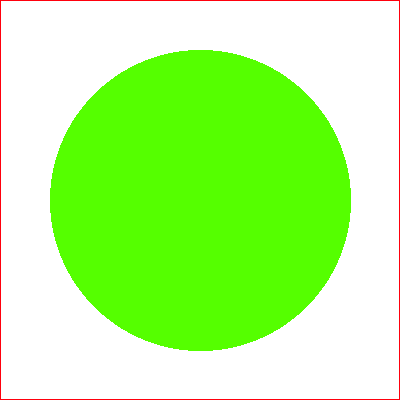
#> input picture reports/images/test1.png, 400 x 400 px, found by its file name
$ python test.py
#> lines starting #> are read from the running program, lines starting #| are printed output that depends on the picture
import cv2
import numpy as np
image = cv2.imread(r'C:\Users\Kaveen\PycharmProjects\holoplot\SDETcirclemaker\test.png')
image1 = cv2.imread(r'C:\Users\Kaveen\PycharmProjects\holoplot\SDETcirclemaker\test1.png')
#> image1 is the input picture: shape (400, 400, 3); mean B, G, R 139.2, 252.5, 179.4
image2 = cv2.imread(r'C:\Users\Kaveen\PycharmProjects\holoplot\SDETcirclemaker\test2.png')
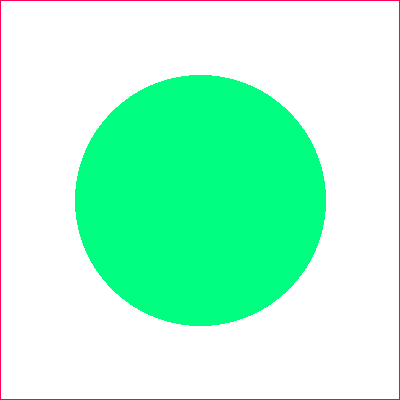
#> input picture reports/images/test2.png, 400 x 400 px, found by its file name
#> image2 is the input picture: shape (400, 400, 3); mean B, G, R 214, 252.5, 176.2
image3 = cv2.imread(r'C:\Users\Kaveen\PycharmProjects\holoplot\SDETcirclemaker\test3.png')
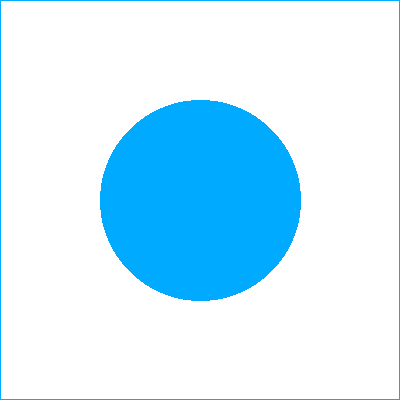
#> input picture reports/images/test3.png, 400 x 400 px, found by its file name
#> image3 is the input picture: shape (400, 400, 3); mean B, G, R 255, 237.4, 202

#> (the run stopped early here; a loop or call above may not have finished)
